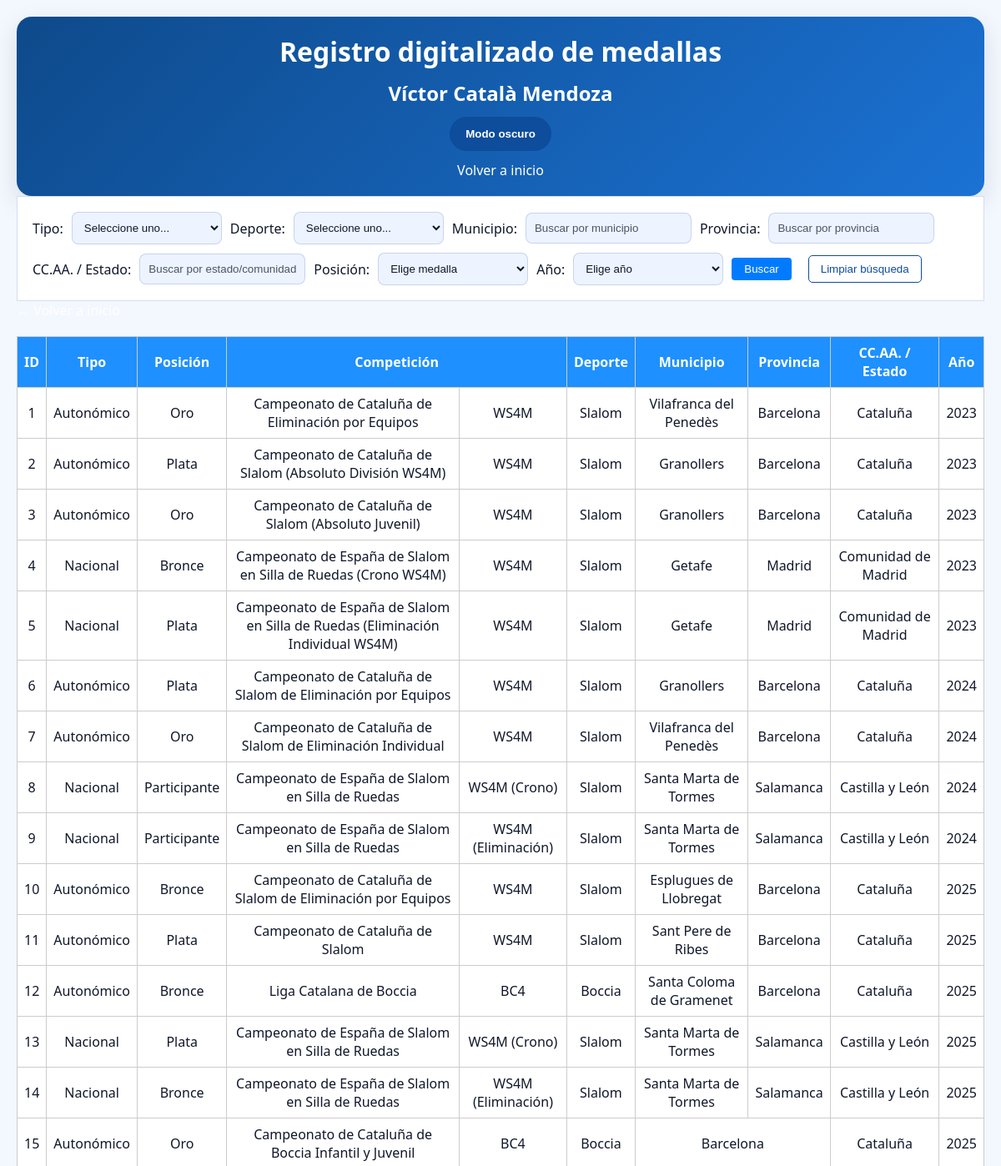
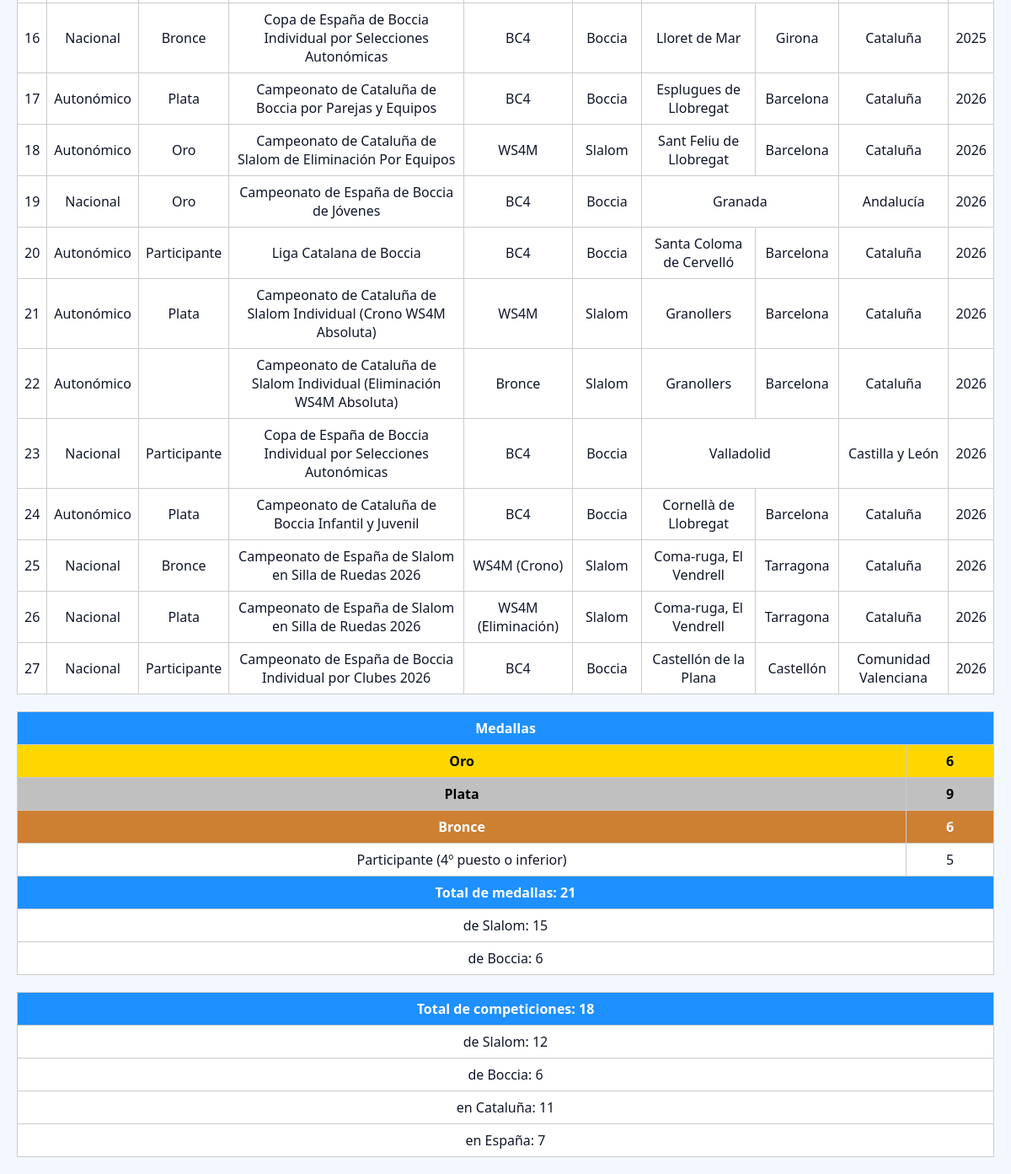
/medallero.php, run on an earlier commit of the app's database (2 pictures, top to bottom).
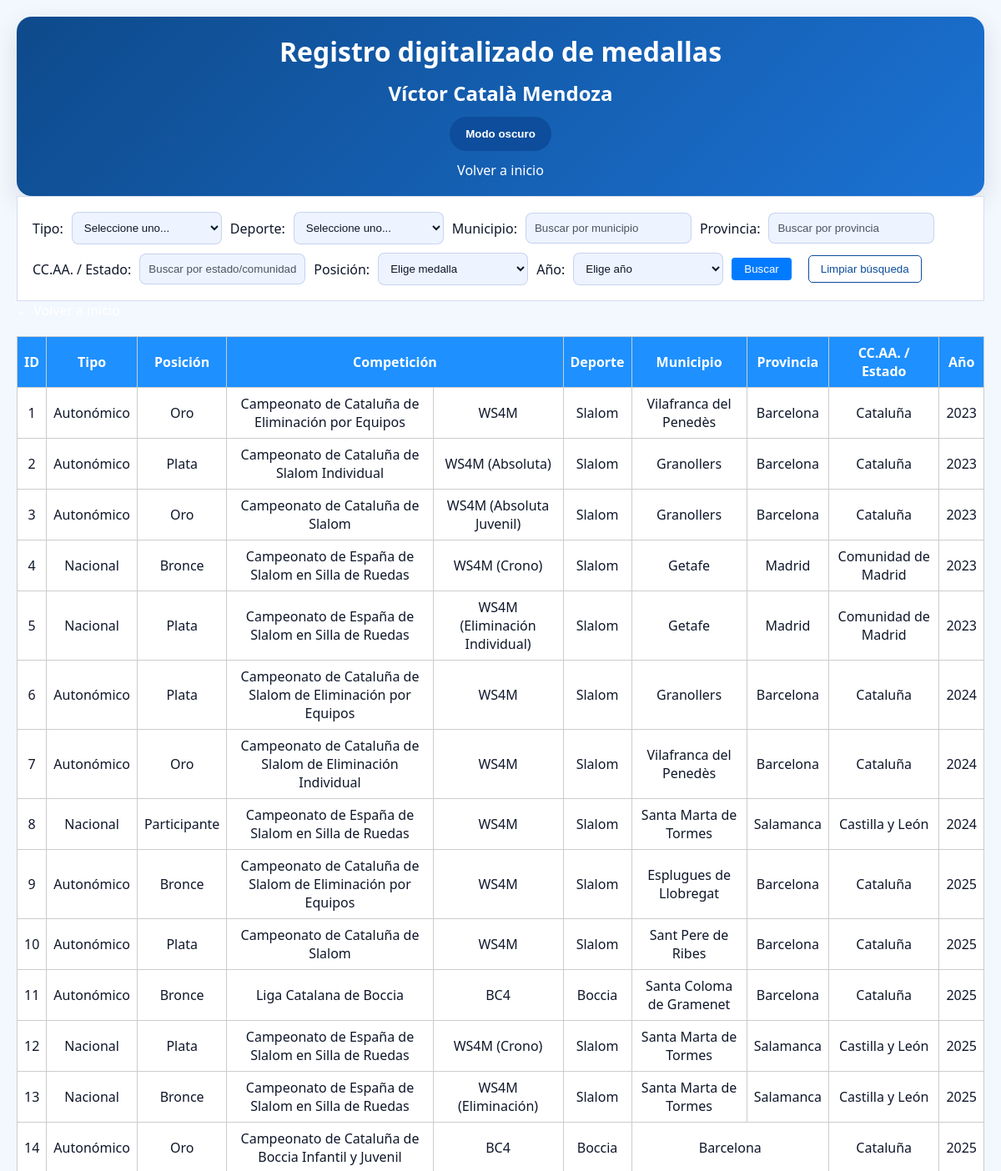
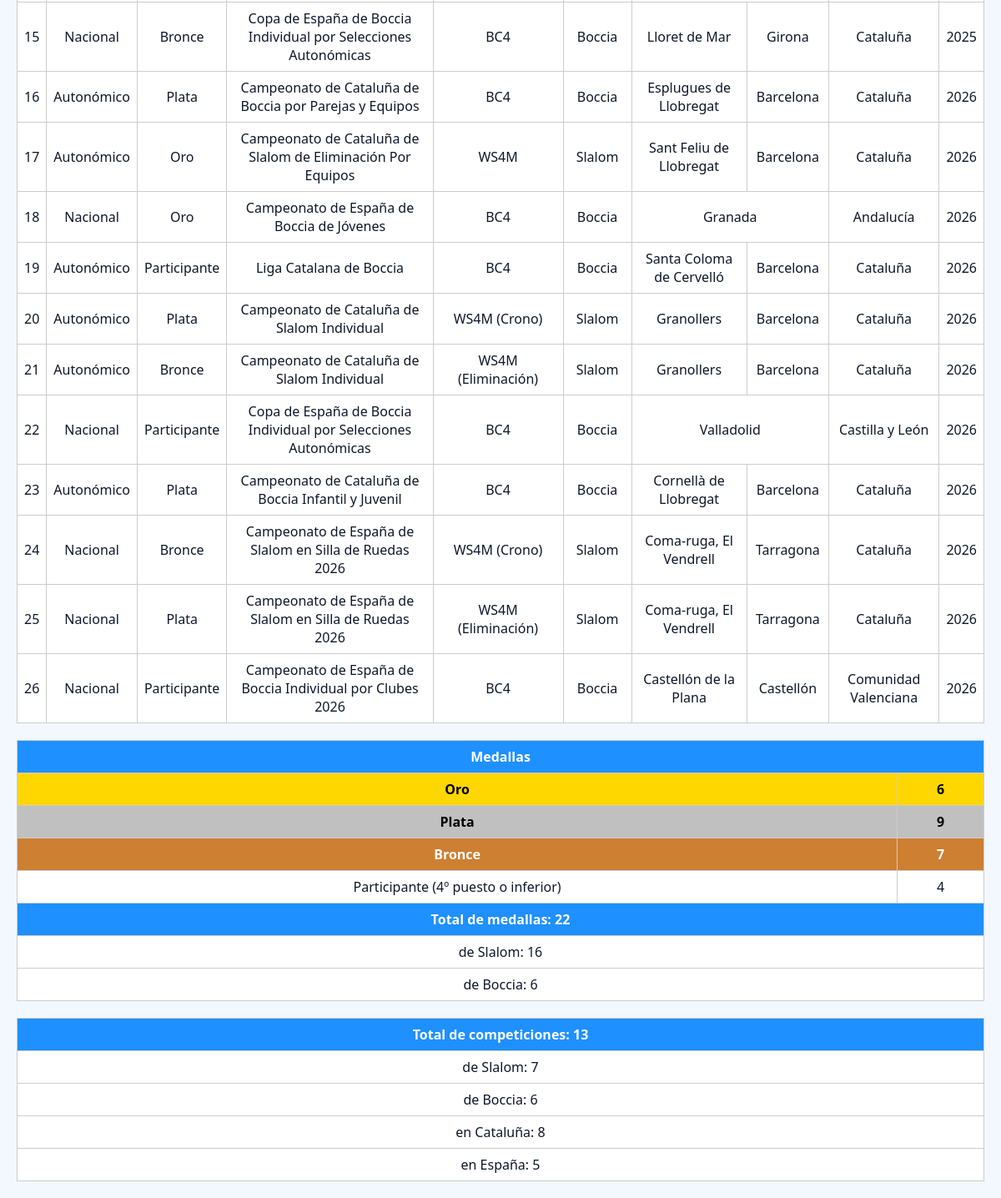
And on a later commit of the database (2 pictures, top to bottom).
### tables this page shows
CREATE TABLE medallas (
    id INT AUTO_INCREMENT PRIMARY KEY,
    tipo ENUM('Autonómico', 'Nacional', 'Internacional'),
    competicion VARCHAR(255),
    deporte VARCHAR(100),
    posicion ENUM('Oro', 'Plata', 'Bronce', 'Participante'),
    division VARCHAR(100) NULL,
    lugar VARCHAR(100),
    provincia VARCHAR(100),
    comunidad VARCHAR(100),
    pais VARCHAR(100),
    year YEAR
);

### funciones.php (called while the page is built, shortened)
<?php
function iconoMedalla($posicion)
{
    switch ($posicion) {
        default:
            return ucfirst($posicion);
    }
}
?>

### medallero.php (the view, shortened to what the changed rows need)
<?php include 'conexion.php';
include 'funciones.php'; ?>
<!DOCTYPE html>
<html>
<head>
    <link rel="stylesheet" href="css/index.css">
</head>
<body>
    <header>
        <h1>Registro digitalizado de medallas</h1>
        <h2>Víctor Català Mendoza</h2>
    </header>
    <?php
    $where = " WHERE 1=1";
    $whereCompeticionesSlalom = " WHERE 1=1";
    $whereCompeticionesBoccia = " WHERE deporte = 'Boccia'";
    $sql = "SELECT * FROM medallas" . $where;
    $sqlResumenSlalom = "SELECT
        SUM(CASE WHEN LOWER(posicion) = 'oro' THEN 1 ELSE 0 END) AS oro,
        SUM(CASE WHEN LOWER(posicion) = 'plata' THEN 1 ELSE 0 END) AS plata,
        SUM(CASE WHEN LOWER(posicion) = 'bronce' THEN 1 ELSE 0 END) AS bronce
    FROM medallas" . $where . " AND LOWER(deporte) LIKE '%slalom%' AND LOWER(posicion) IN ('oro', 'plata', 'bronce')";
    $sqlResumenBoccia = "SELECT
        SUM(CASE WHEN LOWER(posicion) = 'oro' THEN 1 ELSE 0 END) AS oro,
        SUM(CASE WHEN LOWER(posicion) = 'plata' THEN 1 ELSE 0 END) AS plata,
        SUM(CASE WHEN LOWER(posicion) = 'bronce' THEN 1 ELSE 0 END) AS bronce
    FROM medallas" . $where . " AND LOWER(deporte) LIKE '%boccia%' AND LOWER(posicion) IN ('oro', 'plata', 'bronce')";
    $sqlResumen = "SELECT
        SUM(posicion = 'oro') AS oro,
        SUM(posicion = 'plata') AS plata,
        SUM(posicion = 'bronce') AS bronce,
        SUM(posicion IN ('participante')) AS total_participantes,
        SUM(posicion IN ('oro', 'plata', 'bronce')) AS total_medallas,
        (SELECT COUNT(DISTINCT competicion) FROM competiciones_slalom" . $whereCompeticionesSlalom . " AND posicion IN ('oro', 'plata', 'bronce', 'participante')) AS total_competiciones_slalom,
        (SELECT COUNT(DISTINCT competicion) FROM medallas" . $whereCompeticionesBoccia . " AND posicion IN ('oro', 'plata', 'bronce', 'participante')) AS total_competiciones_boccia,
        (SELECT COUNT(DISTINCT competicion) FROM competiciones_slalom" . $whereCompeticionesSlalom . " AND tipo = 'autonomico' AND posicion IN ('oro', 'plata', 'bronce', 'participante')) AS total_catalunya_slalom,
        (SELECT COUNT(DISTINCT competicion) FROM medallas" . $whereCompeticionesBoccia . " AND tipo = 'autonomico' AND posicion IN ('oro', 'plata', 'bronce', 'participante')) AS total_catalunya_boccia,
        (SELECT COUNT(DISTINCT competicion) FROM competiciones_slalom" . $whereCompeticionesSlalom . " AND tipo = 'nacional' AND posicion IN ('oro', 'plata', 'bronce', 'participante')) AS total_espanna_slalom,
        (SELECT COUNT(DISTINCT competicion) FROM medallas" . $whereCompeticionesBoccia . " AND tipo = 'nacional' AND posicion IN ('oro', 'plata', 'bronce', 'participante')) AS total_espanna_boccia,
        COUNT(*) AS total_registros
    FROM medallas" . $where . " AND posicion IN ('oro', 'plata', 'bronce', 'participante')";
    $resultado = $conexion->query($sql);
    if ($resultado->num_rows > 0): ?>
        <table>
            <tr>
                <th>ID</th>
                <th>Tipo</th>
                <th>Posición</th>
                <th colspan="2">Competición</th>
                <th>Deporte</th>
                <th>Municipio</th>
                <th>Provincia</th>
                <th>CC.AA. / Estado</th>
                <th>Año</th>
            </tr>
            <?php while ($fila = $resultado->fetch_assoc()): ?>
                <tr>
                    <td><?php echo $fila['id']; ?></td>
                    <td><?php echo $fila['tipo']; ?></td>
                    <td class="<?php echo $fila['posicion']; ?>">
                        <?php echo iconoMedalla($fila['posicion']); ?>
                    </td>
                    <td><?php echo $fila['competicion']; ?></td>
                    <td><?php echo $fila['division']; ?></td>
                    <td><?php echo $fila['deporte']; ?></td>
                    <?php
                    if ($fila['lugar'] == $fila['provincia']) {
                        echo '<td colspan="2">' . $fila['lugar'] . '</td>';
                        echo '<td>' . $fila['comunidad'] . '</td>';
                    } elseif ($fila['provincia'] == $fila['comunidad']) {
                        echo '<td colspan="2">' . $fila['provincia'] . '</td>';
                    } else {
                        echo '<td>' . $fila['lugar'] . '</td>';
                        echo '<td>' . $fila['provincia'] . '</td>';
                        echo '<td>' . $fila['comunidad'] . '</td>';
                    }
                    ?>
                    <td><?php echo $fila['year']; ?></td>
                </tr>
            <?php endwhile; ?>
        </table>
    <?php else: ?>
        <p>No se han encontrado resultados</p>
    <?php endif; ?>
    <?php
    $resultado2 = $conexion->query($sqlResumen);
    $resumen = $resultado2 ? $resultado2->fetch_assoc() : null;
    $resultadoSlalom = $conexion->query($sqlResumenSlalom);
    $resumenSlalom = $resultadoSlalom ? $resultadoSlalom->fetch_assoc() : null;
    $resultadoBoccia = $conexion->query($sqlResumenBoccia);
    $resumenBoccia = $resultadoBoccia ? $resultadoBoccia->fetch_assoc() : null;
    if ($resumen):
        $total_competiciones_slalom = (int) $resumen['total_competiciones_slalom'];
        $total_competiciones_boccia = (int) $resumen['total_competiciones_boccia'];
        $total_competiciones_deportes = $total_competiciones_slalom + $total_competiciones_boccia;
        ?>
        <table>
            <tr>
                <th colspan="2">Medallas</th>
            </tr>
            <tr>
                <th class=oro>Oro</th>
                <td class=oro><?php echo (int) $resumen['oro']; ?></td>
            </tr>
            <tr>
                <th class=plata>Plata</th>
                <td class=plata><?php echo (int) $resumen['plata']; ?></td>
            </tr>
            <tr>
                <th class=bronce>Bronce</th>
                <td class=bronce><?php echo (int) $resumen['bronce']; ?></td>
            </tr>
            <tr>
                <td>Participante (4º puesto o inferior)</td>
                <td><?php echo (int) $resumen['total_participantes']; ?></td>
            </tr>
            <tr>
                <th colspan="2">Total de medallas: <?php echo (int) $resumen['total_medallas']; ?></th>
            </tr>
            <tr>
                <td colspan="2">
                    de Slalom: <?php echo (int) (($resumenSlalom['oro'] ?? 0) + ($resumenSlalom['plata'] ?? 0) + ($resumenSlalom['bronce'] ?? 0)); ?>
                </td>
            </tr>
            <tr>
                <td colspan="2">
                    de Boccia: <?php echo (int) (($resumenBoccia['oro'] ?? 0) + ($resumenBoccia['plata'] ?? 0) + ($resumenBoccia['bronce'] ?? 0)); ?>
                </td>
            </tr>
        </table>
        <table>
            <tr>
                <th>Total de competiciones: <?php echo $total_competiciones_deportes; ?></th>
            </tr>
            <tr>
                <td>de Slalom: <?php echo $total_competiciones_slalom; ?></td>
            </tr>
            <tr>
                <td>de Boccia: <?php echo $total_competiciones_boccia; ?></td>
            </tr>
            <tr>
                <td>en Cataluña: <?php echo ((int) $resumen['total_catalunya_slalom'] + (int) $resumen['total_catalunya_boccia']); ?></td>
            </tr>
            <tr>
                <td>en España: <?php echo ((int) $resumen['total_espanna_slalom'] + (int) $resumen['total_espanna_boccia']); ?></td>
            </tr>
        </table>
    <?php else: ?>
        <p>No se han encontrado resultados</p>
    <?php endif; ?>
</body>
</html>

What changed in the data, as far as the page shows it:
removed medallas: id "27", tipo "Nacional", posicion "Participante", competicion "Campeonato de España de Boccia Individual por Clubes 2026", division "BC4", deporte "Boccia", lugar "Castellón de la Plana", provincia "Castellón", comunidad "Comunidad Valenciana", year "2026"
changed medallas id 2: competicion "Campeonato de Cataluña de Slalom (Absoluto División WS4M)" → "Campeonato de Cataluña de Slalom Individual"; division "WS4M" → "WS4M (Absoluta)"
changed medallas id 3: competicion "Campeonato de Cataluña de Slalom (Absoluto Juvenil)" → "Campeonato de Cataluña de Slalom"; division "WS4M" → "WS4M (Absoluta Juvenil)"
changed medallas id 4: competicion "Campeonato de España de Slalom en Silla de Ruedas (Crono WS4M)" → "Campeonato de España de Slalom en Silla de Ruedas"; division "WS4M" → "WS4M (Crono)"
changed medallas id 5: competicion "Campeonato de España de Slalom en Silla de Ruedas (Eliminación Individual WS4M)" → "Campeonato de España de Slalom en Silla de Ruedas"; division "WS4M" → "WS4M (Eliminación Individual)"
changed medallas id 8: division "WS4M (Crono)" → "WS4M"
changed medallas id 9: tipo "Nacional" → "Autonómico"; posicion "Participante" → "Bronce"; competicion "Campeonato de España de Slalom en Silla de Ruedas" → "Campeonato de Cataluña de Slalom de Eliminación por Equipos"; division "WS4M (Eliminación)" → "WS4M"; lugar "Santa Marta de Tormes" → "Esplugues de Llobregat"; provincia "Salamanca" → "Barcelona"; comunidad "Castilla y León" → "Cataluña"; year "2024" → "2025"
changed medallas id 10: posicion "Bronce" → "Plata"; competicion "Campeonato de Cataluña de Slalom de Eliminación por Equipos" → "Campeonato de Cataluña de Slalom"; lugar "Esplugues de Llobregat" → "Sant Pere de Ribes"
changed medallas id 11: posicion "Plata" → "Bronce"; competicion "Campeonato de Cataluña de Slalom" → "Liga Catalana de Boccia"; division "WS4M" → "BC4"; deporte "Slalom" → "Boccia"; lugar "Sant Pere de Ribes" → "Santa Coloma de Gramenet"
changed medallas id 12: tipo "Autonómico" → "Nacional"; posicion "Bronce" → "Plata"; competicion "Liga Catalana de Boccia" → "Campeonato de España de Slalom en Silla de Ruedas"; division "BC4" → "WS4M (Crono)"; deporte "Boccia" → "Slalom"; lugar "Santa Coloma de Gramenet" → "Santa Marta de Tormes"; provincia "Barcelona" → "Salamanca"; comunidad "Cataluña" → "Castilla y León"
changed medallas id 13: posicion "Plata" → "Bronce"; division "WS4M (Crono)" → "WS4M (Eliminación)"
changed medallas id 14: tipo "Nacional" → "Autonómico"; posicion "Bronce" → "Oro"; competicion "Campeonato de España de Slalom en Silla de Ruedas" → "Campeonato de Cataluña de Boccia Infantil y Juvenil"; division "WS4M (Eliminación)" → "BC4"; deporte "Slalom" → "Boccia"; lugar "Santa Marta de Tormes" → "Barcelona"; provincia "Salamanca" → (not shown); comunidad "Castilla y León" → "Cataluña"
changed medallas id 15: tipo "Autonómico" → "Nacional"; posicion "Oro" → "Bronce"; competicion "Campeonato de Cataluña de Boccia Infantil y Juvenil" → "Copa de España de Boccia Individual por Selecciones Autonómicas"; provincia (not shown) → "Girona"; lugar "Barcelona" → "Lloret de Mar"
changed medallas id 16: tipo "Nacional" → "Autonómico"; posicion "Bronce" → "Plata"; competicion "Copa de España de Boccia Individual por Selecciones Autonómicas" → "Campeonato de Cataluña de Boccia por Parejas y Equipos"; lugar "Lloret de Mar" → "Esplugues de Llobregat"; provincia "Girona" → "Barcelona"; year "2025" → "2026"
changed medallas id 17: posicion "Plata" → "Oro"; competicion "Campeonato de Cataluña de Boccia por Parejas y Equipos" → "Campeonato de Cataluña de Slalom de Eliminación Por Equipos"; division "BC4" → "WS4M"; deporte "Boccia" → "Slalom"; lugar "Esplugues de Llobregat" → "Sant Feliu de Llobregat"
changed medallas id 18: tipo "Autonómico" → "Nacional"; competicion "Campeonato de Cataluña de Slalom de Eliminación Por Equipos" → "Campeonato de España de Boccia de Jóvenes"; division "WS4M" → "BC4"; deporte "Slalom" → "Boccia"; lugar "Sant Feliu de Llobregat" → "Granada"; provincia "Barcelona" → (not shown); comunidad "Cataluña" → "Andalucía"
changed medallas id 19: tipo "Nacional" → "Autonómico"; posicion "Oro" → "Participante"; competicion "Campeonato de España de Boccia de Jóvenes" → "Liga Catalana de Boccia"; provincia (not shown) → "Barcelona"; lugar "Granada" → "Santa Coloma de Cervelló"; comunidad "Andalucía" → "Cataluña"
changed medallas id 20: posicion "Participante" → "Plata"; competicion "Liga Catalana de Boccia" → "Campeonato de Cataluña de Slalom Individual"; division "BC4" → "WS4M (Crono)"; deporte "Boccia" → "Slalom"; lugar "Santa Coloma de Cervelló" → "Granollers"
changed medallas id 21: posicion "Plata" → "Bronce"; competicion "Campeonato de Cataluña de Slalom Individual (Crono WS4M Absoluta)" → "Campeonato de Cataluña de Slalom Individual"; division "WS4M" → "WS4M (Eliminación)"
changed medallas id 22: tipo "Autonómico" → "Nacional"; posicion (not shown) → "Participante"; competicion "Campeonato de Cataluña de Slalom Individual (Eliminación WS4M Absoluta)" → "Copa de España de Boccia Individual por Selecciones Autonómicas"; division "Bronce" → "BC4"; deporte "Slalom" → "Boccia"; lugar "Granollers" → "Valladolid"; provincia "Barcelona" → (not shown); comunidad "Cataluña" → "Castilla y León"
changed medallas id 23: tipo "Nacional" → "Autonómico"; posicion "Participante" → "Plata"; competicion "Copa de España de Boccia Individual por Selecciones Autonómicas" → "Campeonato de Cataluña de Boccia Infantil y Juvenil"; provincia (not shown) → "Barcelona"; lugar "Valladolid" → "Cornellà de Llobregat"; comunidad "Castilla y León" → "Cataluña"
changed medallas id 24: tipo "Autonómico" → "Nacional"; posicion "Plata" → "Bronce"; competicion "Campeonato de Cataluña de Boccia Infantil y Juvenil" → "Campeonato de España de Slalom en Silla de Ruedas 2026"; division "BC4" → "WS4M (Crono)"; deporte "Boccia" → "Slalom"; lugar "Cornellà de Llobregat" → "Coma-ruga, El Vendrell"; provincia "Barcelona" → "Tarragona"
changed medallas id 25: posicion "Bronce" → "Plata"; division "WS4M (Crono)" → "WS4M (Eliminación)"
changed medallas id 26: posicion "Plata" → "Participante"; competicion "Campeonato de España de Slalom en Silla de Ruedas 2026" → "Campeonato de España de Boccia Individual por Clubes 2026"; division "WS4M (Eliminación)" → "BC4"; deporte "Slalom" → "Boccia"; lugar "Coma-ruga, El Vendrell" → "Castellón de la Plana"; provincia "Tarragona" → "Castellón"; comunidad "Cataluña" → "Comunidad Valenciana"
Also different on the page:
$resumen['bronce']: "6" → "7"
$resumen['total_participantes']: "5" → "4"
$resumen['total_medallas']: "21" → "22"
$total_competiciones_deportes: "18" → "13"
$total_competiciones_slalom: "12" → "7"
text no longer shown: "15 11 7"
text now shown: "16 8 5"
